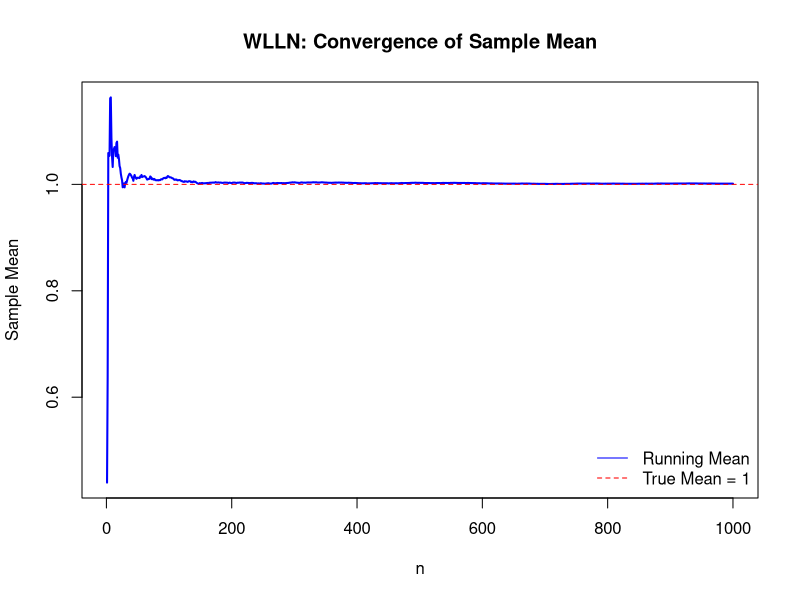

This chart was generated by the following R code:
# Simulation parameters
set.seed(123)
n <- 1000 
X <- numeric(n) 
# Generate independent, non-identical normal variables
for (i in 1:n) 
  { 
    mu <- 1
    sigma <- sqrt(1/i) 
    X[i] <- rnorm(1, mean = mu, sd = sigma)
  } 
# Compute running averages 
running_mean <- cumsum(X) / (1:n)
# Plot the sample average
plot(1:n, running_mean, type = "l", col = "blue", lwd = 2,
     main = "WLLN: Convergence of Sample Mean", 
     xlab = "n", ylab = "Sample Mean") 
abline(h = 1, col = "red", lty = 2) # True mean 
legend("bottomright", legend = c("Running Mean", "True Mean = 1"),
       col = c("blue", "red"), 
       lty = c(1, 2), bty = "n")

